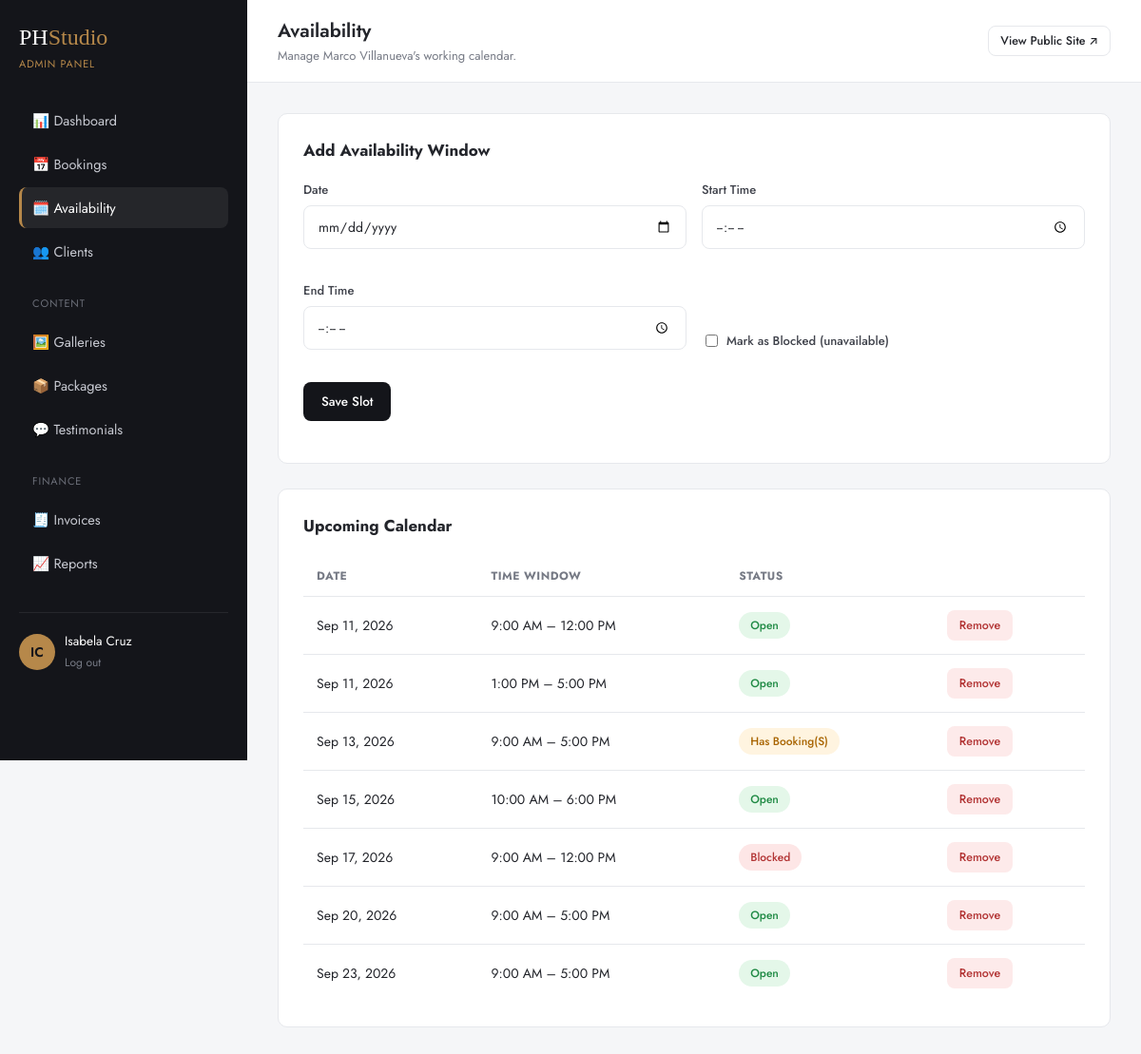
The app's page /backend/admin/availability.php (signed in) with its own data.
### tables this page shows
CREATE TABLE users (
    id              INT UNSIGNED AUTO_INCREMENT PRIMARY KEY,
    role            ENUM('admin','photographer','client') NOT NULL DEFAULT 'client',
    full_name       VARCHAR(120) NOT NULL,
    email           VARCHAR(150) NOT NULL UNIQUE,
    phone           VARCHAR(30)  DEFAULT NULL,
    password_hash   VARCHAR(255) NOT NULL,
    avatar_path     VARCHAR(255) DEFAULT NULL,
    is_active       TINYINT(1)   NOT NULL DEFAULT 1,
    created_at      DATETIME     NOT NULL DEFAULT CURRENT_TIMESTAMP,
    updated_at      DATETIME     NOT NULL DEFAULT CURRENT_TIMESTAMP ON UPDATE CURRENT_TIMESTAMP
);

CREATE TABLE availability_slots (
    id              INT UNSIGNED AUTO_INCREMENT PRIMARY KEY,
    photographer_id INT UNSIGNED NOT NULL,
    slot_date       DATE NOT NULL,
    start_time      TIME NOT NULL,
    end_time        TIME NOT NULL,
    is_blocked      TINYINT(1) NOT NULL DEFAULT 0 COMMENT '1 = photographer marked unavailable',
    created_at      DATETIME NOT NULL DEFAULT CURRENT_TIMESTAMP,
    FOREIGN KEY (photographer_id) REFERENCES users(id) ON DELETE CASCADE,
    UNIQUE KEY uniq_slot (photographer_id, slot_date, start_time)
);

### backend/includes/functions.php (called while the page is built, shortened)
<?php
require_once __DIR__ . '/../config/db.php';
function e(?string $value): string
{
    return htmlspecialchars($value ?? '', ENT_QUOTES, 'UTF-8');
}
function current_user(): ?array
{
    return $_SESSION['user'] ?? null;
}
function has_role(string ...$roles): bool
{
    $user = current_user();
    return $user && in_array($user['role'], $roles, true);
}
function base_url(string $path = ''): string
{
    return APP_URL . '/' . ltrim($path, '/');
}
function pretty_date(string $date, string $format = 'M j, Y'): string
{
    $ts = strtotime($date);
    return $ts ? date($format, $ts) : $date;
}
function pretty_time(string $time): string
{
    $ts = strtotime($time);
    return $ts ? date('g:i A', $ts) : $time;
}

### backend/config/db.php (called while the page is built, shortened)
<?php
function db(): PDO
{
    static $pdo = null;
    if ($pdo instanceof PDO) {
        return $pdo;
    }
    $dsn = sprintf(
        'mysql:host=%s;port=%s;dbname=%s;charset=utf8mb4',
        DB_HOST,
        DB_PORT,
        DB_NAME
    );
    try {
        $pdo = new PDO($dsn, DB_USER, DB_PASS, [
            PDO::ATTR_ERRMODE            => PDO::ERRMODE_EXCEPTION,
            PDO::ATTR_DEFAULT_FETCH_MODE => PDO::FETCH_ASSOC,
            PDO::ATTR_EMULATE_PREPARES   => false,
        ]);
    } catch (PDOException $e) {
        if (APP_DEBUG) {
            die('Database connection failed: ' . $e->getMessage());
        }
        die('We are experiencing a temporary issue. Please try again shortly.');
    }
    return $pdo;
}

### backend/admin/availability.php (the view, shortened to what this page needs)
<?php
require_once __DIR__ . '/../includes/functions.php';
$user = current_user();
$photographer = has_role('photographer') ? $user : db()->query('SELECT id, full_name FROM users WHERE role="photographer" LIMIT 1')->fetch();
$photographerId = $photographer['id'];
$slots = db()->prepare('SELECT * FROM availability_slots WHERE photographer_id = ? AND slot_date >= CURDATE() ORDER BY slot_date, start_time');
$slots->execute([$photographerId]);
$slots = $slots->fetchAll();
$bookedDates = db()->prepare('SELECT session_date, start_time FROM bookings WHERE photographer_id = ? AND session_date >= CURDATE() AND status != "cancelled"');
$bookedDates->execute([$photographerId]);
$bookedDates = $bookedDates->fetchAll();
$dashTitle = 'Availability';
$dashSubtitle = 'Manage ' . e($photographer['full_name'] ?? 'the studio') . '\'s working calendar.';
$activeNav = 'availability';
require __DIR__ . '/../includes/dash_header.php';
?>
<div class="panel">
  <div class="panel-head"><h3>Add Availability Window</h3></div>
  <form method="post" class="d-form-row" style="align-items:end;">
    <div class="d-form-group">
      <label>Date</label>
      <input class="d-form-control" type="date" name="slot_date" min="<?= date('Y-m-d') ?>" required>
    </div>
    <div class="d-form-group">
      <label>Start Time</label>
      <input class="d-form-control" type="time" name="start_time" required>
    </div>
    <div class="d-form-group">
      <label>End Time</label>
      <input class="d-form-control" type="time" name="end_time" required>
    </div>
    <div class="d-form-group" style="display:flex;align-items:center;gap:8px;">
      <label style="display:flex;align-items:center;gap:6px;margin:0;"><input type="checkbox" name="is_blocked"> Mark as Blocked (unavailable)</label>
    </div>
    <div class="d-form-group"><button type="submit" class="d-btn d-btn-primary">Save Slot</button></div>
  </form>
</div>
<div class="panel">
  <div class="panel-head"><h3>Upcoming Calendar</h3></div>
  <?php if (!$slots): ?>
    <div class="empty-state"><div class="icon">🗓️</div><p>No availability windows scheduled yet.</p></div>
  <?php else: ?>
    <div class="table-wrap">
      <table class="d-table">
        <thead><tr><th>Date</th><th>Time Window</th><th>Status</th><th></th></tr></thead>
        <tbody>
          <?php foreach ($slots as $slot):
            $isBooked = false;
            foreach ($bookedDates as $bd) {
              if ($bd['session_date'] === $slot['slot_date'] && $bd['start_time'] >= $slot['start_time'] && $bd['start_time'] < $slot['end_time']) { $isBooked = true; break; }
            }
          ?>
          <tr>
            <td><?= pretty_date($slot['slot_date']) ?></td>
            <td><?= pretty_time($slot['start_time']) ?> – <?= pretty_time($slot['end_time']) ?></td>
            <td>
              <?php if ($slot['is_blocked']): ?><span class="badge badge-cancelled">Blocked</span>
              <?php elseif ($isBooked): ?><span class="badge badge-pending">Has Booking(s)</span>
              <?php else: ?><span class="badge badge-completed">Open</span><?php endif; ?>
            </td>
            <td>
              <form method="post" onsubmit="return confirm('Remove this slot?');">
                <button type="submit" class="d-btn d-btn-danger d-btn-sm">Remove</button>
              </form>
            </td>
          </tr>
          <?php endforeach; ?>
        </tbody>
      </table>
    </div>
  <?php endif; ?>
</div>
<?php require __DIR__ . '/../includes/dash_footer.php'; ?>

### backend/includes/dash_header.php (shortened to what this page needs)
<?php
$user = current_user();
$isAdminArea = has_role('admin', 'photographer');
$initials = '';
foreach (explode(' ', $user['full_name'] ?? '') as $part) {
    $initials .= mb_substr($part, 0, 1);
}
$initials = mb_strtoupper(mb_substr($initials, 0, 2));
?>
<!DOCTYPE html>
<html lang="en">
<head>
<link rel="stylesheet" href="<?= base_url('assets/css/dashboard.css') ?>">
</head>
<body class="dashboard">
<aside class="dash-sidebar">
  <a href="<?= base_url('index.php') ?>" class="dash-brand">PH<span>Studio</span></a>
  <span class="dash-role-tag"><?= $isAdminArea ? ucfirst($user['role']) . ' Panel' : 'Client Portal' ?></span>
  <nav class="dash-nav">
  <?php if ($isAdminArea): ?>
    <a href="<?= base_url('admin/dashboard.php') ?>" class="<?= ($activeNav ?? '') === 'dashboard' ? 'active' : '' ?>">📊 Dashboard</a>
    <a href="<?= base_url('admin/bookings.php') ?>" class="<?= ($activeNav ?? '') === 'bookings' ? 'active' : '' ?>">📅 Bookings</a>
    <a href="<?= base_url('admin/availability.php') ?>" class="<?= ($activeNav ?? '') === 'availability' ? 'active' : '' ?>">🗓️ Availability</a>
    <a href="<?= base_url('admin/clients.php') ?>" class="<?= ($activeNav ?? '') === 'clients' ? 'active' : '' ?>">👥 Clients</a>
    <span class="nav-section-title">Content</span>
    <a href="<?= base_url('admin/galleries.php') ?>" class="<?= ($activeNav ?? '') === 'galleries' ? 'active' : '' ?>">🖼️ Galleries</a>
    <a href="<?= base_url('admin/packages.php') ?>" class="<?= ($activeNav ?? '') === 'packages' ? 'active' : '' ?>">📦 Packages</a>
    <a href="<?= base_url('admin/testimonials.php') ?>" class="<?= ($activeNav ?? '') === 'testimonials' ? 'active' : '' ?>">💬 Testimonials</a>
    <span class="nav-section-title">Finance</span>
    <a href="<?= base_url('admin/invoices.php') ?>" class="<?= ($activeNav ?? '') === 'invoices' ? 'active' : '' ?>">🧾 Invoices</a>
    <a href="<?= base_url('admin/reports.php') ?>" class="<?= ($activeNav ?? '') === 'reports' ? 'active' : '' ?>">📈 Reports</a>
  <?php endif; ?>
  </nav>
  <div class="dash-user-box">
    <div class="initials"><?= e($initials ?: 'U') ?></div>
    <div>
      <div class="name"><?= e($user['full_name'] ?? 'User') ?></div>
      <a href="<?= base_url('auth/logout.php') ?>" class="logout">Log out</a>
    </div>
  </div>
</aside>
<main class="dash-main">
  <div class="dash-topbar">
    <div>
      <h1><?= e($dashTitle ?? 'Dashboard') ?></h1>
      <?php if (!empty($dashSubtitle)): ?><div class="subtitle"><?= e($dashSubtitle) ?></div><?php endif; ?>
    </div>
    <a href="<?= base_url('index.php') ?>" class="d-btn d-btn-outline d-btn-sm">View Public Site ↗</a>
  </div>
  <div class="dash-content">

### backend/includes/dash_footer.php (shortened to what this page needs)
  </div>
</main>
</body>
</html>

### records on screen
users: full_name "Manage Marco Villanueva's working calendar."
availability_slots: slot_date "Sep 11, 2026", start_time "9:00 AM", end_time "12:00 PM", is_blocked "Open"
availability_slots: slot_date "Sep 11, 2026", start_time "1:00 PM", end_time "5:00 PM", is_blocked "Open"
availability_slots: slot_date "Sep 13, 2026", start_time "9:00 AM", end_time "5:00 PM", is_blocked "Has Booking(S)"
availability_slots: slot_date "Sep 15, 2026", start_time "10:00 AM", end_time "6:00 PM", is_blocked "Open"
availability_slots: slot_date "Sep 17, 2026", start_time "9:00 AM", end_time "12:00 PM", is_blocked "Blocked"
availability_slots: slot_date "Sep 20, 2026", start_time "9:00 AM", end_time "5:00 PM", is_blocked "Open"
availability_slots: slot_date "Sep 23, 2026", start_time "9:00 AM", end_time "5:00 PM", is_blocked "Open"

### other values on screen
$user['role'] "ADMIN"
$initials ?: 'U' "IC"
$user['full_name'] "Isabela Cruz"
$dashTitle "Availability"
